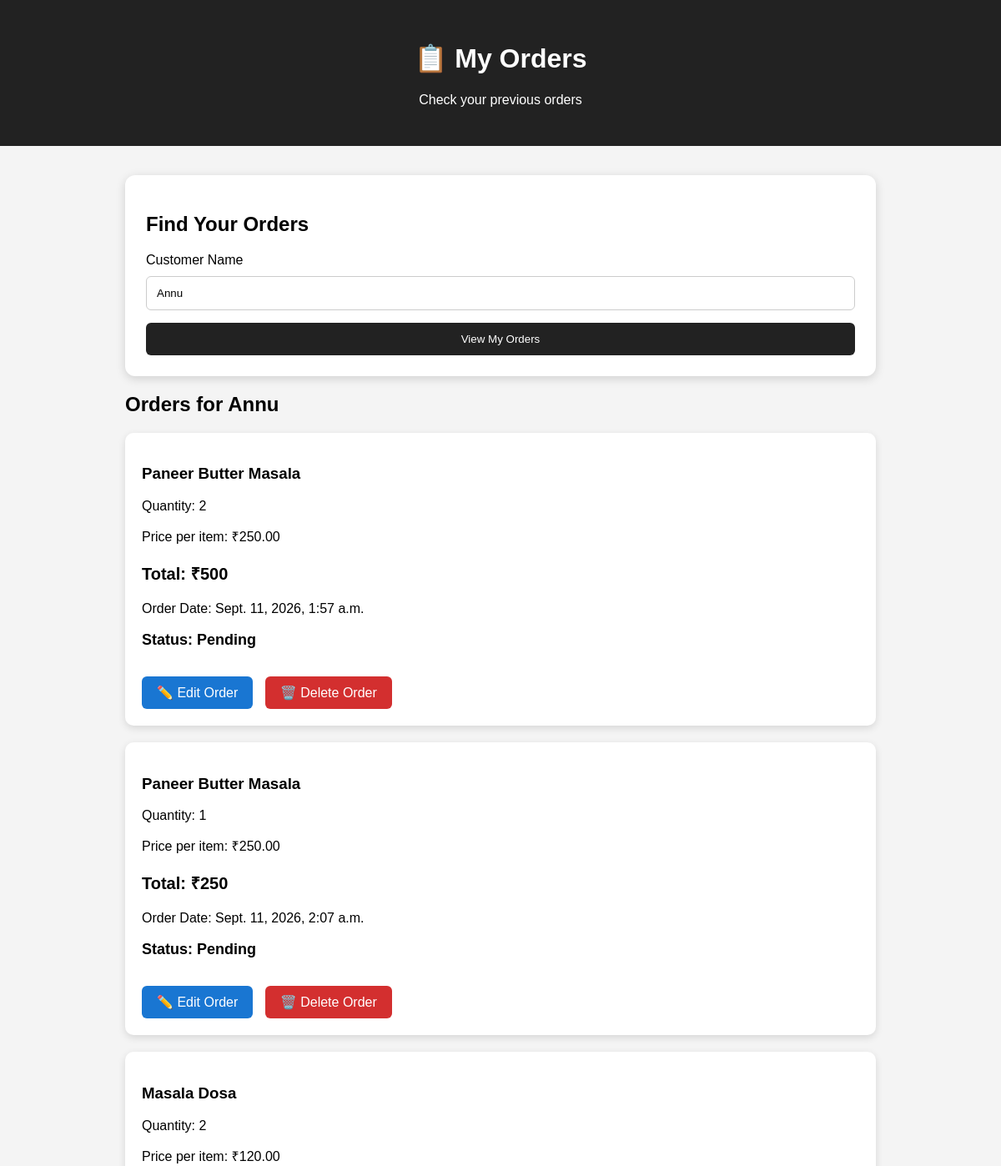
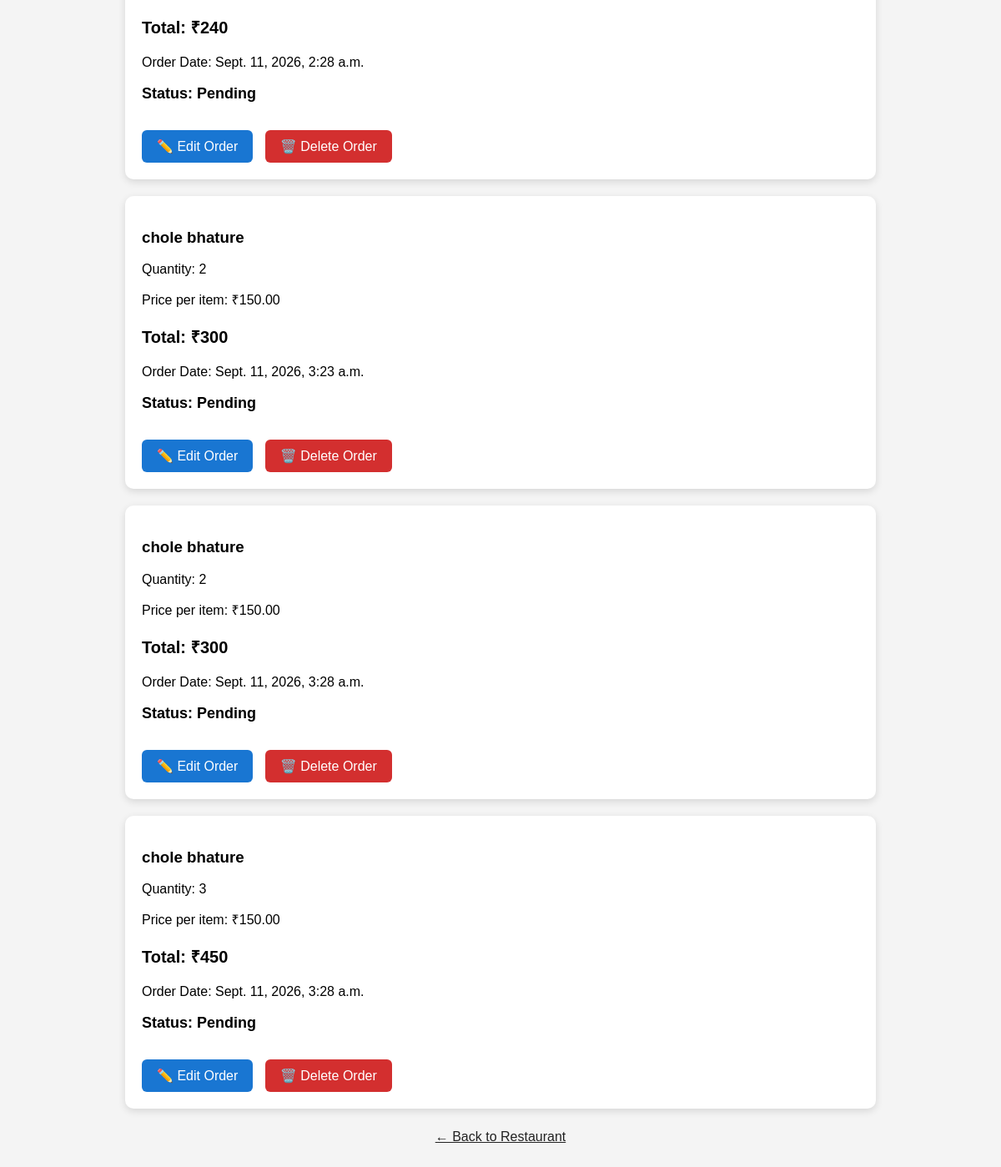
The page /orders/?customer_name=Annu on the database its author committed (2 pictures, top to bottom).
### restaurant_app/models.py (models this page shows, shortened)
class Order(models.Model):
    customer_name = models.CharField(max_length=100)
    item = models.ForeignKey(MenuItem, on_delete=models.CASCADE)
    quantity = models.PositiveIntegerField(default=1)
    STATUS_CHOICES = [
        ('Pending', 'Pending'),
        ('Preparing', 'Preparing'),
        ('Delivered', 'Delivered'),
    ]
    status = models.CharField(
        max_length=20,
        choices=STATUS_CHOICES,
        default='Pending'
    )
    order_date = models.DateTimeField(auto_now_add=True)

class MenuItem(models.Model):
    name = models.CharField(max_length=100)
    description = models.TextField()
    price = models.DecimalField(max_digits=10, decimal_places=2)
    available = models.BooleanField(default=True)

### restaurant_app/views.py (the view)
# urls.py: path('orders/', views.my_orders, name='my_orders'),
def my_orders(request):
    customer_name = request.GET.get('customer_name', '')
    orders = []
    if customer_name:
        orders = Order.objects.filter(
            customer_name__iexact=customer_name
        ).select_related('item')
    return render(request, 'restaurant_app/orders.html', {
        'orders': orders,
        'customer_name': customer_name
    })

### restaurant_app/templates/restaurant_app/orders.html (shortened to what this page needs)
<!DOCTYPE html>
<html>
<head>
</head>
<body>
<header>
    <h1>📋 My Orders</h1>
    <p>Check your previous orders</p>
</header>
<div class="container">
    <div class="search-box">
        <h2>Find Your Orders</h2>
        <form method="GET">
            <label>Customer Name</label>
            <input
                type="text"
                name="customer_name"
                placeholder="Enter your name"
                value="{{ customer_name }}"
                required
            >
            <button type="submit">
                View My Orders
            </button>
        </form>
    </div>
    {% if customer_name %}
        <h2>Orders for {{ customer_name }}</h2>
        {% for order in orders %}
        <div class="order-card">
            <h3>{{ order.item.name }}</h3>
            <p>Quantity: {{ order.quantity }}</p>
            <p>Price per item: ₹{{ order.item.price }}</p>
            <p class="total">
                Total: ₹{% widthratio order.item.price 1 order.quantity %}
            </p>
            <p>Order Date: {{ order.order_date }}</p>
            <p class="status">
                Status: {{ order.status }}
            </p>
            <a href="/edit-order/{{ order.id }}/"
               style="display:inline-block;
                      margin-top:15px;
                      margin-right:10px;
                      padding:10px 18px;
                      background:#1976d2;
                      color:white;
                      text-decoration:none;
                      border-radius:6px;">
                ✏️ Edit Order
            </a>
            <a href="/delete-order/{{ order.id }}/"
               onclick="return confirm('Are you sure you want to delete this order?');"
               style="display:inline-block;
                      margin-top:15px;
                      padding:10px 18px;
                      background:#d32f2f;
                      color:white;
                      text-decoration:none;
                      border-radius:6px;">
                🗑️ Delete Order
            </a>
        </div>
        {% empty %}
        <div class="order-card">
            <p>No orders found for this customer.</p>
        </div>
        {% endfor %}
    {% endif %}
    <a class="back" href="/">
        ← Back to Restaurant
    </a>
</div>
</body>
</html>

### restaurant_app/templates/restaurant_app/orders.html (style rules this page uses)
body { margin: 0; font-family: Arial, sans-serif; background: #f4f4f4; }
header { background: #222; color: white; text-align: center; padding: 30px; }
.container { width: 90%; max-width: 900px; margin: 35px auto; }
.search-box { background: white; padding: 25px; border-radius: 12px; box-shadow: 0 3px 12px rgba(0,0,0,0.15); }
input { width: 100%; padding: 12px; margin-top: 10px; border: 1px solid #ccc; border-radius: 6px; box-sizing: border-box; }
button { width: 100%; margin-top: 15px; padding: 12px; background: #222; color: white; border: none; border-radius: 6px; cursor: pointer; }
.order-card { background: white; margin-top: 20px; padding: 20px; border-radius: 10px; box-shadow: 0 3px 10px rgba(0,0,0,0.12); }
.total { font-size: 20px; font-weight: bold; }
.status { font-weight: bold; font-size: 18px; }
.back { display: block; margin-top: 25px; text-align: center; color: #222; }

### rows shown on the page
Order: item.name "Paneer Butter Masala", quantity "2", item.price "250.00", item+quantity "500", order_date "Sept. 11, 2026, 1:57 a.m.", status "Pending"
Order: item.name "Paneer Butter Masala", quantity "1", item.price "250.00", item+quantity "250", order_date "Sept. 11, 2026, 2:07 a.m.", status "Pending"
Order: item.name "Masala Dosa", quantity "2", item.price "120.00", item+quantity "240", order_date "Sept. 11, 2026, 2:28 a.m.", status "Pending"
Order: item.name "chole bhature", quantity "2", item.price "150.00", item+quantity "300", order_date "Sept. 11, 2026, 3:23 a.m.", status "Pending"
Order: item.name "chole bhature", quantity "2", item.price "150.00", item+quantity "300", order_date "Sept. 11, 2026, 3:28 a.m.", status "Pending"
Order: item.name "chole bhature", quantity "3", item.price "150.00", item+quantity "450", order_date "Sept. 11, 2026, 3:28 a.m.", status "Pending"

### other values the page prints
{{ customer_name }} "Annu"
